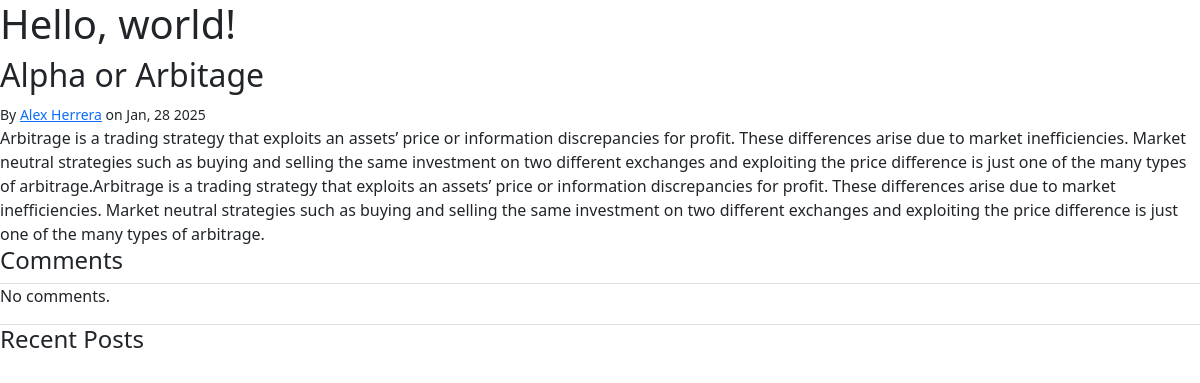
/post/alpha-or-arbitage/, run on an earlier commit of the app's database.
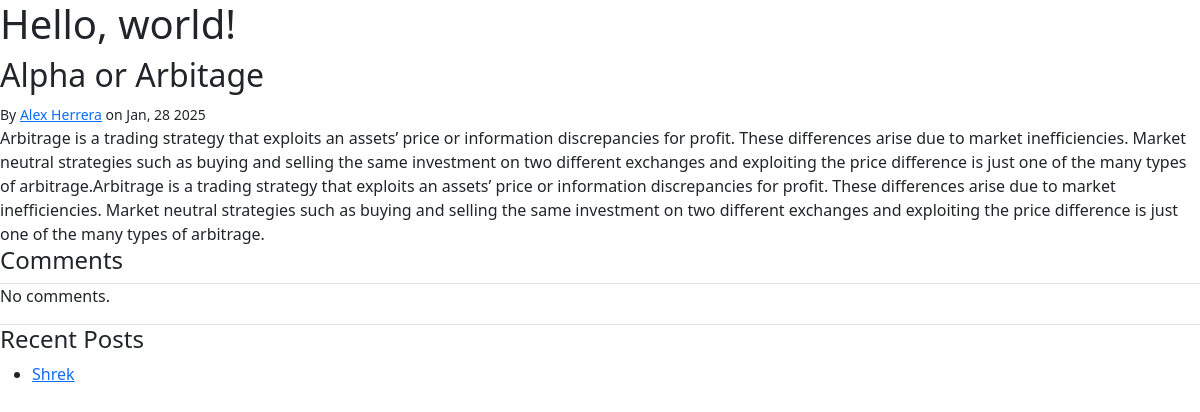
And on a later commit of the database.
### blog/models.py (models this page shows, shortened)
class Post(models.Model):
    author = models.ForeignKey(settings.AUTH_USER_MODEL, on_delete=models.PROTECT)
    created_at = models.DateTimeField(auto_now_add=True)
    modified_at = models.DateTimeField(auto_now=True)
    published_at = models.DateTimeField(blank=True, null=True)
    title = models.TextField(max_length=100)
    slug = models.SlugField()
    summary = models.TextField(max_length=500)
    content = models.TextField()
    tags = models.ManyToManyField(Tag, related_name="posts")
    comments = GenericRelation(Comment)

### blog/views.py (the view)
# urls.py: path('post/<slug>/', blog.views.post_detail, name="blog-post-detail"),
def post_detail(request, slug):
    post = get_object_or_404(Post, slug=slug)
    if request.user.is_active:
        if request.method == "POST":
            comment_form = CommentForm(request.POST)
            if comment_form.is_valid():
                comment = comment_form.save(commit=False)
                comment.content_object = post
                comment.creator = request.user
                comment.save()
                return redirect(request.path_info)
        else:
            comment_form = CommentForm()
    else:
        comment_form = None
    return render(
        request, "blog/post-detail.html", {"post": post, "comment_form": comment_form}
    )

### blog/templatetags/blog_extras.py (called while the page is built)
@register.filter
def author_details(author, current_user=None):
    if not isinstance(author, user_model):  # to check if we are working with an User
        return ""
    if author == current_user:
        return format_html("<strong>me</strong>")
    if author.first_name and author.last_name:
        name = f"{author.first_name} {author.last_name}"
    else:
        name = f"{author.username}"
    if author.email:
        prefix = format_html('<a href="mailto:{}">', author.email)
        suffix = format_html("</a>")
    else:
        prefix = ""
        suffix = ""
    return format_html("{}{}{}", prefix, name, suffix)

@register.simple_tag
def row(extra_classes=None):
    return format_html('<div class="row {}">', extra_classes)

@register.simple_tag
def endrow():
    return format_html("</div>")

@register.simple_tag
def col(extra_classes=None):
    return format_html('<div class="col {}">', extra_classes)

@register.simple_tag
def endcol():
    return format_html("</div>")

@register.inclusion_tag("blog/post-list.html")
def recent_posts(post):
    posts = Post.objects.exclude(pk=post.pk)[:5]
    return {"title": "Recent Posts", "posts": posts}

### templates/blog/post-detail.html
{% extends "base.html" %} {% load blog_extras %} {% block content %}
<h2>{{ post.title }}</h2>
{% row %}
  <div class="col">{% include "blog/post-byline.html" %}</div>
</div>
{% endrow %}
{% row %}
  <div class="col">{{ post.content|safe }}</div>
{% endrow %}
{% include "blog/post-comments.html" %}
{% row %}
  <div class="col">
    {% recent_posts post %}
  </div>
{% endrow %}
{% endblock %}

### templates/blog/post-list.html
<h4>{{ title }}</h4>
<ul>
  {% for post in posts %}
      <li><a href="{% url "blog-post-detail" post.slug %}">{{ post.title }}</a></li>
  {% endfor %}
</ul>

What changed in the data, as far as the page shows it:
added Post: title "Shrek"
